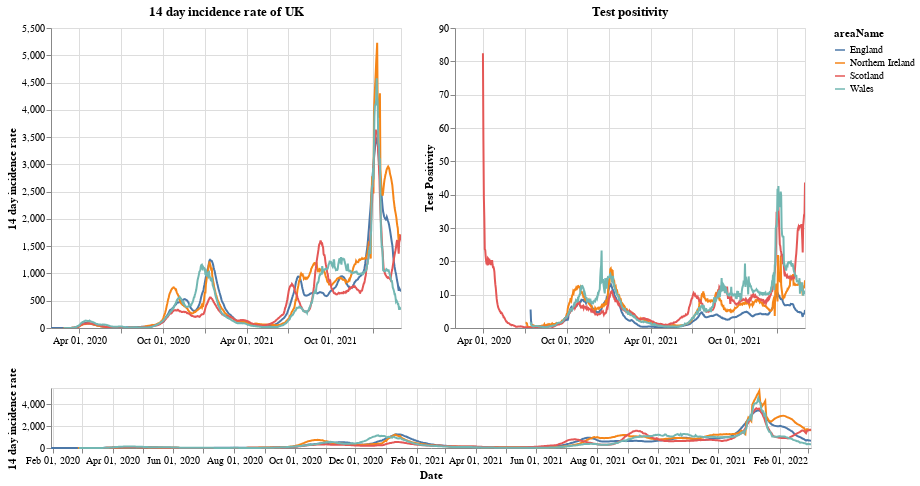

Notebook cell for this chart:
### Markdown cell above
# Plots

First a plot with each country in the UK. The top right shows the positivity rate for (which is the percentage of registered tests which were positive) while the top left is the 14 day incidence rate. The bottom chart can be used to select the timeframe (does not work on a mobile device).

### Code cell
#collapse
brush = alt.selection(type='interval', name='DateBrush',encodings=['x'],fields=['Time'])
leg_selection = alt.selection_multi(fields=['areaName'], bind='legend')

base = alt.Chart(uk_cases).mark_line().encode(
    x=alt.X("yearmonthdate(date):T", axis=alt.Axis(title='Date')),
    y=alt.Y("twoWeeklyCasesRate:Q", axis=alt.Axis(title='14 day incidence rate')),
    tooltip=['areaName', 'date','twoWeeklyCasesRate', 'testPositivity'],
    color='areaName',
    opacity=alt.condition(leg_selection, alt.value(2), alt.value(0.1))
).add_selection(leg_selection).properties(width=350)

upper = base.encode(alt.X('yearmonthdate(date):T', axis=alt.Axis(title=''),
                         scale=alt.Scale(domain=brush))
                   ).properties(title=f'14 day incidence rate of UK')
upper_right = upper.encode(alt.Y('testPositivity:Q', axis=alt.Axis(title='Test Positivity'))).properties(title='Test positivity')
lower = base.properties(height=60, width = 760).add_selection(brush)

(upper | upper_right) & lower

### Figure 1 — Vega-Lite specification as saved in the notebook (floating-point values rounded to 4 significant figures; data arrays with more than 128 entries replaced by an {"elided": "..."} marker saying what was removed)
{"config": {"view": {"continuousWidth": 400, "continuousHeight": 300}}, "vconcat": [{"hconcat": [{"mark": "line", "encoding": {"color": {"type": "nominal", "field": "areaName"}, "opacity": {"condition": {"value": 2, "selection": "selector001"}, "value": 0.1}, "tooltip": [{"type": "nominal", "field": "areaName"}, {"type": "temporal", "field": "date"}, {"type": "quantitative", "field": "twoWeeklyCasesRate"}, {"type": "quantitative", "field": "testPositivity"}], "x": {"type": "temporal", "axis": {"title": ""}, "field": "date", "scale": {"domain": {"selection": "DateBrush"}}, "timeUnit": "yearmonthdate"}, "y": {"type": "quantitative", "axis": {"title": "14 day incidence rate"}, "field": "twoWeeklyCasesRate"}}, "selection": {"selector001": {"type": "multi", "fields": ["areaName"], "bind": "legend"}}, "title": "14 day incidence rate of UK", "width": 350}, {"mark": "line", "encoding": {"color": {"type": "nominal", "field": "areaName"}, "opacity": {"condition": {"value": 2, "selection": "selector001"}, "value": 0.1}, "tooltip": [{"type": "nominal", "field": "areaName"}, {"type": "temporal", "field": "date"}, {"type": "quantitative", "field": "twoWeeklyCasesRate"}, {"type": "quantitative", "field": "testPositivity"}], "x": {"type": "temporal", "axis": {"title": ""}, "field": "date", "scale": {"domain": {"selection": "DateBrush"}}, "timeUnit": "yearmonthdate"}, "y": {"type": "quantitative", "axis": {"title": "Test Positivity"}, "field": "testPositivity"}}, "selection": {"selector001": {"type": "multi", "fields": ["areaName"], "bind": "legend"}}, "title": "Test positivity", "width": 350}]}, {"mark": "line", "encoding": {"color": {"type": "nominal", "field": "areaName"}, "opacity": {"condition": {"value": 2, "selection": "selector001"}, "value": 0.1}, "tooltip": [{"type": "nominal", "field": "areaName"}, {"type": "temporal", "field": "date"}, {"type": "quantitative", "field": "twoWeeklyCasesRate"}, {"type": "quantitative", "field": "testPositivity"}], "x": {"type": "temporal", "axis": {"title": "Date"}, "field": "date", "timeUnit": "yearmonthdate"}, "y": {"type": "quantitative", "axis": {"title": "14 day incidence rate"}, "field": "twoWeeklyCasesRate"}}, "height": 60, "selection": {"selector001": {"type": "multi", "fields": ["areaName"], "bind": "legend"}, "DateBrush": {"type": "interval", "encodings": ["x"], "fields": ["Time"]}}, "width": 760}], "data": {"name": "data-54a5e4399097222ebd5fa4aa3801d319"}, "$schema": "https://vega.github.io/schema/vega-lite/v4.8.1.json", "datasets": {"data-54a5e4399097222ebd5fa4aa3801d319": {"elided": "2976 records"}}}
